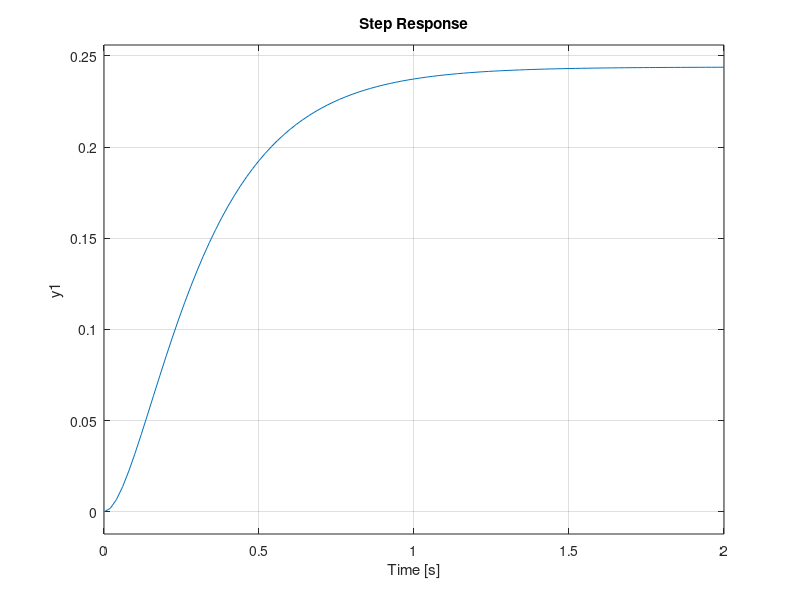

The MATLAB script that drew this image: (Note: this script raises an error after producing the figure.)
clc
clear

A = [-4 -0.2; 5 -10];
B = [2; 0];
C = [0 1];
D = [0];

mDC = ss(A, B, C, D);
[num, den] = ss2tf(A, B, C, D);
step(mDC); hold on;
Hss = tf(num,den);
step(Hss)

H = tf(0.1, [0.01, 0.14, 0.41]);
step(H);
stepinfo(H)

%% 6

eig(A*10)/10
p = pole(H)
zpk(H)

%% 7

t = linspace(0, 3, 500);

x0_1 = [0.1; 0.02];
x0_2 = [0.05; -0.01];

% Simulate state responses
[y1, t1, x1] = initial(mDC, x0_1, t);
[y2, t2, x2] = initial(mDC, x0_2, t);

figure;
plot(t, x1(:,1), 'b'); 
hold on;
plot(t, x2(:,1), 'r');

figure;
plot(t, x1(:,2), 'b'); 
hold on;
plot(t, x2(:,2), 'r');
title('speed w(t)');

figure;
plot(x1(:,1), x1(:,2), 'b'); 
hold on;
plot(x2(:,1), x2(:,2), 'r');
title('Current i_a');

xlabel('i_a(t)');
ylabel('w(t)');
title('Phase Portrait');
grid on;

%% 8,9

k = 0.36;

K = tf(k*60, [1, 12]);
figure
rlocus(K*H);
Hcl = K*H/(1+K*H);

figure;
step(H, Hcl);
